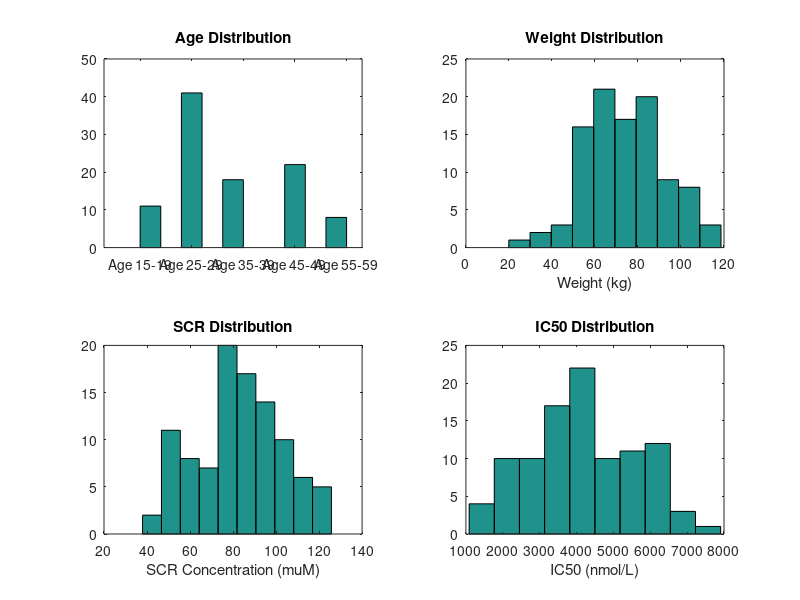

Write the MATLAB code that produced this figure. (Note: this script raises an error after producing the figure.)
%% Population

%http://www.cdc.gov/hiv/statistics/overview/
agedistrib=[0.1054,0.1957,0.2269,0.383,0.089]; %15-19,25-29,35-39,45-49,55-59
cumagedistrib=[0.089,0.383+0.089,0.2269+0.383+0.089,...
    0.1957+0.2269+0.383+0.089,0.1054+0.1957+0.2269+0.383+0.089]; 

%things for CL
BWstdev = [25.46,40.82,40.82,29.45,29.45]*0.454; %kg
BWmean = [96.8,169.6,169.6,173.2,173.2]*0.454; %kg

scrstdev=19; %muM
scrmean=83; %muM
number=36.2;

lb=.04*10^3;
ub=8.5*10^3;
icmean=(ub+lb)/2;
icstdev=(ub-lb)/6; % ub and lb both 3 stdev away from the mean


npeople=100; %100
info=zeros(4,npeople); %age,weight,scr,IC50

for p1=1:npeople
    a=rand();
    if a<cumagedistrib(1)
        info(1,p1)=17;
    elseif a<cumagedistrib(2)
        info(1,p1)=27;
    elseif a<cumagedistrib(3)
        info(1,p1)=37;
    elseif a<cumagedistrib(4)
        info(1,p1)=47;
    else
        info(1,p1)=57;
    end
end

for p2=1:npeople
    group=(info(1,p2)-7)/10;
    info(2,p2)= BWstdev(group).*randn(1,1) + BWmean(group);
end

for p3=1:npeople
   info(3,p3)= scrstdev.*randn(1,1)+scrmean;
end

for p4=1:npeople
    info(4,p4)=icstdev.*randn(1,1)+icmean;
end

figure;
axx1=subplot(2,2,1);
hist(info(1,:));
title('Age Distribution');
specs={'Age 15-19','Age 25-29','Age 35-39','Age 45-49','Age 55-59'};
set(gca,'xticklabel',specs,'XTick', 17:10:57);
axx2=subplot(2,2,2);
hist(info(2,:));
title('Weight Distribution');
xlabel('Weight (kg)');
axx3=subplot(2,2,3);
hist(info(3,:));
title('SCR Distribution');
xlabel('SCR Concentration (muM)');
axx4=subplot(2,2,4);
hist(info(4,:));
title('IC50 Distribution');
xlabel('IC50 (nmol/L)');

popparam=zeros(2,npeople);
popparam(1,:)=Fbio*(number+136/3*info(2,:)./info(3,:)); %CL in PK, added /3 to literature eqn to account for discrepancy in lit values
popparam(2,:)=info(4,:); %IC50
save popCLIC50.mat popparam;
%%
dose_set = [75, 150, 300, 600]*10^6; % Dose in mg converted to ng
TimeLen = 15*24;
OutputVar = 1:15;
p(1) = dose_set(2);
p(8)= median(popparam(1,:)); 
p_viral(19)=icmean;
[metric0,~,~,~] = Tenofovir(p,p_viral,y0_viral,OutputVar,TimeLen);

auc = zeros(4,npeople); %base line, vary IC50, vary cl, vary both
auc(1,:)=repmat(metric0(1),[1,npeople]);
ctro = zeros(4,npeople);
ctro(1,:)=repmat(metric0(2),[1,npeople]);
cmax = zeros(4,npeople);
cmax(1,:)=repmat(metric0(3),[1,npeople]);
vload = zeros(4,npeople);
vload(1,:)=repmat(metric0(4),[1,npeople]);

for sc=1:4
    for dum=1:npeople
        switch sc
            case 1
                p1=p_viral;
                p1(19)= popparam(2,dum);
                [output,Balance,t,y] = Tenofovir(p,p1,y0_viral,OutputVar,TimeLen); 
                auc(2,dum)=output(1);
                ctro(2,dum)=output(2);
                cmax(2,dum)=output(3);
                vload(2,dum)=output(4);
                
            case 2
                p2=p;
                p2(8)=popparam(1,dum); 
                [output,Balance,t,y] = Tenofovir(p2,p_viral,y0_viral,OutputVar,TimeLen); 
                auc(3,dum)=output(1);
                ctro(3,dum)=output(2);
                cmax(3,dum)=output(3);
                vload(3,dum)=output(4);
                
            case 3
                p3=p_viral;
                p4=p;
                p3(19)=popparam(2,dum);
                p4(8)=popparam(1,dum);
                [output,Balance,t,y] = Tenofovir(p4,p3,y0_viral,OutputVar,TimeLen); 
                auc(4,dum)=output(1);
                ctro(4,dum)=output(2);
                cmax(4,dum)=output(3);
                vload(4,dum)=output(4);
                
        end
    end
end

%%
specs={'Baseline','IC50','CL','Both'};
figure;
boxplot(auc'); %one column is a group
title('AUC of TFV-DP');
ylabel('hr-nmol/mL');
set(gca,'xticklabel',specs,'XTick', 1:1:5);
figure;
boxplot(ctro');
title('Ctrough of TFV-DP');
ylabel('nmol/mL');
set(gca,'xticklabel',specs,'XTick', 1:1:5);
figure;
boxplot(cmax');
title('Cmax of TFV-DP');
ylabel('nmol/mL');
set(gca,'xticklabel',specs,'XTick', 1:1:5);
figure;
boxplot(vload');
title('Viral Load');
ylabel('# of HIV-1 RNA copies/mL');
set(gca,'xticklabel',specs,'XTick', 1:1:5);

save driver32.mat popparam metric0 auc ctro cmax vload info;
